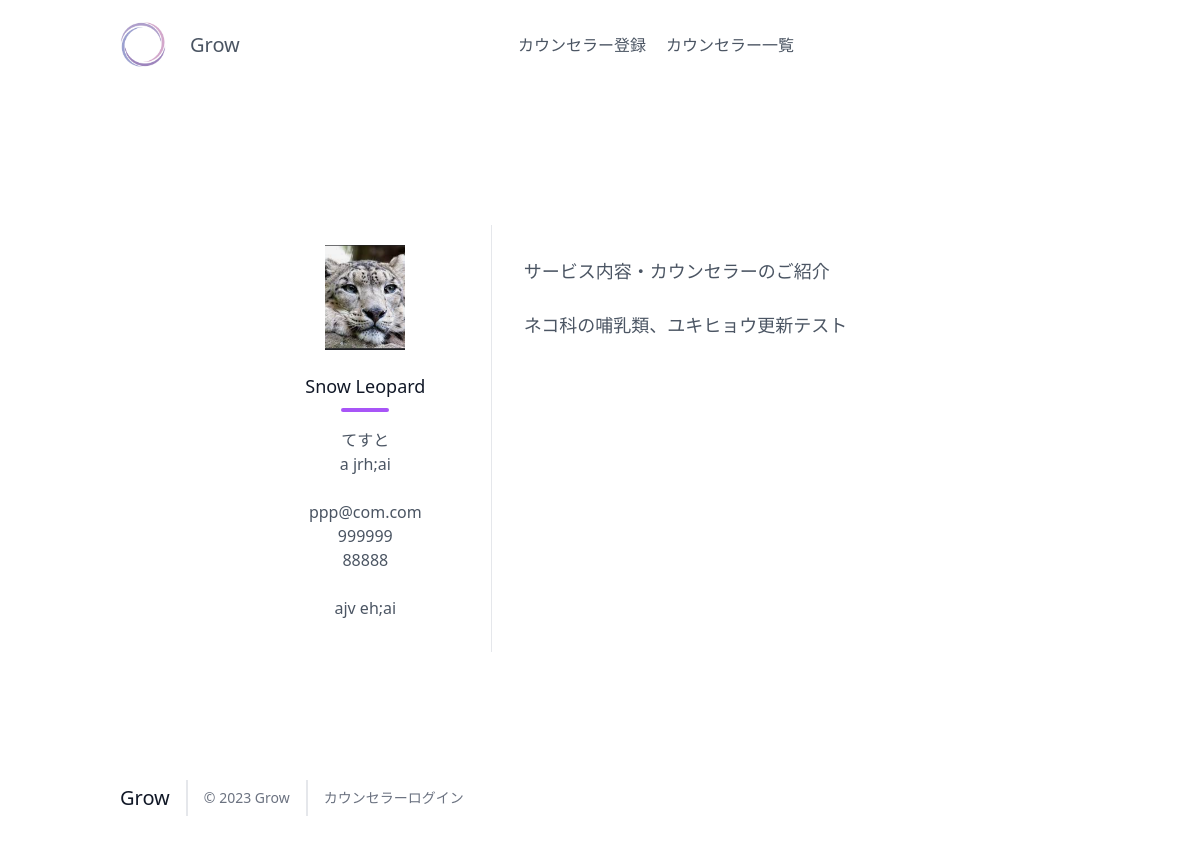
The app's page /detail.php?id=9 with its own data.
### tables this page shows
CREATE TABLE `counselor_table` (
  `id` int(12) NOT NULL,
  `organization` varchar(64) NOT NULL,
  `name` varchar(64) NOT NULL,
  `kana` varchar(64) NOT NULL,
  `certification` varchar(64) NOT NULL,
  `email` varchar(124) NOT NULL,
  `tel` varchar(64) NOT NULL,
  `website` varchar(124) NOT NULL,
  `address` varchar(124) NOT NULL,
  `details` text NOT NULL,
  `file_name` varchar(255) NOT NULL,
  `file_path` varchar(255) NOT NULL,
  `date_time` datetime NOT NULL DEFAULT current_timestamp(),
  `update_time` datetime NOT NULL DEFAULT current_timestamp() ON UPDATE current_timestamp()
);

### detail.php (the view, shortened to what this page needs)
<?php
 require_once('funcs.php');
$id = $_GET['id'];
try {
    $db_name = 'kadai_db';
    $db_id   = 'root';
    $db_pw   = '';
    $db_host = 'localhost';
    $pdo = new PDO('mysql:dbname=' . $db_name . ';charset=utf8;host=' . $db_host, $db_id, $db_pw);
} catch (PDOException $e) {
    exit('DB Connection Error:' . $e->getMessage());
}
$stmt = $pdo->prepare('SELECT * FROM counselor_table WHERE id = :id;');
$stmt->bindValue(':id', $id, PDO::PARAM_INT);
$status = $stmt->execute();
$result = '';
if ($status === false) {
    $error = $stmt->errorInfo();
    exit('SQLError:' . print_r($error, true));
} else {
    $result = $stmt->fetch();
    $result['file'] = array(
    'file_path' => $result['file_path']
);
}
?>
<!DOCTYPE html>
<html lang="ja">
<head>
<script src="https://cdn.tailwindcss.com"></script>
</head>
<body>
<header class="text-gray-600 body-font">
  <div class="container mx-auto flex flex-wrap p-5 flex-col md:flex-row items-center">
    <a class="flex title-font font-medium items-center text-gray-900 mb-4 md:mb-0">
    <a href="./index.php"><img src="./images/logo.jpg" alt="logo" width="70">
    <a href="./index.php"><span class="ml-3 text-xl">Grow</span></a>
    </a>
    <nav class="md:ml-auto md:mr-auto flex flex-wrap items-center text-base justify-center">
    <a class="mr-5 hover:text-gray-900 hover:scale-105" href="./registration.php">カウンセラー登録</a>
      <a class="mr-5 hover:text-gray-900 hover:scale-105" href="./select.php">カウンセラー一覧</a>
    </nav>
  </div>
</header>
<section class="text-gray-600 body-font">
  <div class="container px-5 py-24 mx-auto flex flex-col">
    <div class="lg:w-4/6 mx-auto">
      <div class="flex flex-col sm:flex-row mt-10">
        <div class="sm:w-1/3 text-center sm:pr-8 sm:py-8">
          <div class="w-20 h-20 rounded-full inline-flex items-center justify-center bg-gray-200 text-gray-400">
            <img src="<?= $result['file']['file_path'] ?>" alt="">
          </div>
          <div class="flex flex-col items-center text-center justify-center">
            <h2 class="font-medium title-font mt-4 text-gray-900 text-lg"><?= $result['organization'] ?></h2>
            <div class="w-12 h-1 bg-purple-500 rounded mt-2 mb-4"></div>
            <p class="text-base"><?= $result['name'] ?></p>
            <p class="text-base"><?= $result['certification'] ?></p><br>
            <p class="text-base"><?= $result['email'] ?></p>
            <p class="text-base"><?= $result['tel'] ?></p>
            <p class="text-base"><?= $result['website'] ?></p><br>
            <p class="text-base"><?= $result['address'] ?></p>
          </div>
        </div>
        <div class="sm:w-2/3 sm:pl-8 sm:py-8 sm:border-l border-gray-200 sm:border-t-0 border-t mt-4 pt-4 sm:mt-0 text-center sm:text-left">
          <p class="leading-relaxed text-lg mb-6">サービス内容・カウンセラーのご紹介</p>
          <p class="leading-relaxed text-lg mb-4"><?= $result['details'] ?></p>
        </div>
      </div>
    </div>
  </div>
</section>
<footer class="text-gray-600 body-font">
  <div class="container px-5 py-8 mx-auto flex items-center sm:flex-row flex-col">
    <a class="flex title-font font-medium items-center md:justify-start justify-center text-gray-900">
      <span class="ml-3 text-xl">Grow</span>
    </a>
    <p class="text-sm text-gray-500 sm:ml-4 sm:pl-4 sm:border-l-2 sm:border-gray-200 sm:py-2 sm:mt-0 mt-4">© 2023 Grow </p>
    <p class="text-sm text-gray-500 sm:ml-4 sm:pl-4 sm:border-l-2 sm:border-gray-200 sm:py-2 sm:mt-0 mt-4"><a href="./login.php">カウンセラーログイン</a></p>
  </div>
</footer>
</body>
</html>

### records on screen
counselor_table: organization "Snow Leopard", name "てすと", certification "a jrh;ai", email "ppp@com.com", tel "999999", website "88888", address "ajv eh;ai", details "ネコ科の哺乳類、ユキヒョウ更新テスト"
